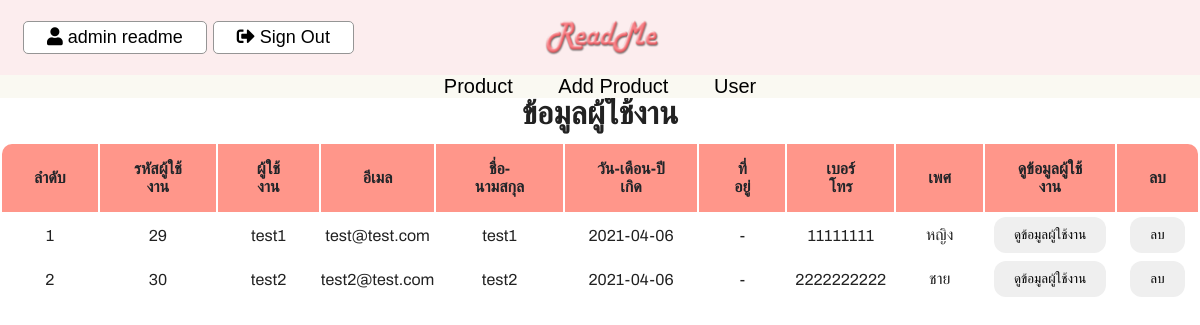
The page /admin_user.php (signed in) on the database its author committed.
### tables this page shows
CREATE TABLE `users` (
  `user_id` int(11) NOT NULL,
  `username` varchar(45) NOT NULL,
  `password` varchar(100) NOT NULL,
  `email` varchar(50) NOT NULL,
  `name_surname` varchar(100) NOT NULL,
  `birthday` date NOT NULL,
  `address` varchar(500) NOT NULL,
  `tel` varchar(11) NOT NULL,
  `gender` varchar(2) NOT NULL,
  `admin_id` varchar(10) NOT NULL
);

### admin_user.php (the view, shortened to what this page needs)
<!DOCTYPE html>
<html lang="en">
<head>
    <link rel="stylesheet" href="./css/admin.css">
    <link rel="stylesheet" href="https://pro.fontawesome.com/releases/v5.10.0/css/all.css">
    <?php
        include "./nav-admin.php";
        $count_n = 1;
        $sqlUser = "SELECT * FROM users WHERE admin_id = 0";
        $rsUser = mysqli_query($conn, $sqlUser);
    ?>
</head>
<body>
    <div class="main-table" style="padding-top: 8%;">
        <h1>ข้อมูลผู้ใช้งาน</h1>
        <table>
            <thead class="th-user-admin">
                <tr>
                    <th>ลำดับ</th>
                    <th>รหัสผู้ใช้งาน</th>
                    <th>ผู้ใช้งาน</th>
                    <th>อีเมล</th>
                    <th>ชื่อ-นามสกุล</th>
                    <th>วัน-เดือน-ปีเกิด</th>
                    <th>ที่อยู่</th>
                    <th>เบอร์โทร</th>
                    <th>เพศ</th>
                    <th>ดูข้อมูลผู้ใช้งาน</th>
                    <th>ลบ</th>
                </tr>
            </thead>
            <tbody>
                <?php while($row = mysqli_fetch_row($rsUser)){ ?>
                    <?php
                        switch($row[8]){
                            case 1:
                                $gender = "ชาย";
                                break;
                            case 2:
                                $gender = "หญิง";
                                break;
                        }
                    ?>
                    <tr>
                        <td><?php echo $count_n ?></td>
                        <td><?php echo $row[0] ?></td>
                        <td><?php echo $row[1] ?></td>
                        <td><?php echo $row[3] ?></td>
                        <td><?php echo $row[4] ?></td>
                        <td><?php echo $row[5] ?></td>
                        <td><?php echo $row[6] ?></td>
                        <td><?php echo $row[7] ?></td>
                        <td><?php echo $gender ?></td>
                        <td><a href="./admin_userinfo.php?user_id=<?php echo $row[0] ?>"><button>ดูข้อมูลผู้ใช้งาน</button></a></td>
                        <td><a href="./backend/admin_deleteuser.php?user_id=<?php echo $row[0] ?>" onclick="return confirm('คุณต้องการลบข้อมูลผู้ใช้คนนี้หรือไม่')"><button>ลบ</button></a></td>
                    </tr>
                    <?php $count_n++; ?>
                <?php } ?>
            </tbody>
        </table>
    </div>
</body>
</html>

### css/admin.css (style rules this page uses)
:root { --primaryColor: #f1f1f1; --black: #222; --black2: #555; --black3: #252525; --black4: #000; --black5: #212529; --orange: #eb0028; --white: #fff; --grey: #959595; --grey2: #666; --grey3: #ccc; --secondaryColor: #2b1f4d; --yellow: #ffc400; --green: #59b210; --blue: rgb(56, 10, 223); --banner: #fcedee; --pastel: #ff968a; --lightblue: rgb(49, 131, 255); }
body, input { font-size: 1.6rem; font-weight: 400; font-family: "Archivo", sans-serif; color: var(--black); }
table { text-align: center; }
thead { color: var(--black5); background-color: var(--pastel); }
th { padding: 1em 2em; }
.th-user-admin th:nth-child(1) { border-top-left-radius: 10px; }
.th-user-admin th:nth-child(11) { border-top-right-radius: 10px; }
h1 { margin-bottom: 10px; }
.main-table { display: flex; flex-direction: column; align-items: center; margin-bottom: 5%; }

### css/styles.css (style rules this page uses)
:root { --primaryColor: #f1f1f1; --black: #222; --black2: #555; --black3: #252525; --black4: #000; --black5: #212529; --orange: #eb0028; --white: #fff; --grey: #959595; --grey2: #666; --grey3: #ccc; --secondaryColor: #2b1f4d; --yellow: #ffc400; --green: #59b210; --blue: rgb(56, 10, 223); --banner: #fcedee; --pastel: #ff968a; --lightblue: rgb(49, 131, 255); }
* { margin: 0; padding: 0; box-sizing: inherit; }
html { font-size: 62.5%; box-sizing: border-box; scroll-behavior: smooth; }
body, input { font-size: 1.6rem; font-weight: 400; font-family: "Archivo", sans-serif; color: var(--black); }
a { text-decoration: none; }
button { margin: 0.3rem; padding: 1rem 2rem 1rem 2rem; border: 0; border-radius: 12px; }

### css/navbar.css (style rules this page uses)
:root { --primaryColor: #f1f1f1; --black: #222; --black2: #555; --black3: #252525; --black4: #000; --black5: #212529; --orange: #eb0028; --white: #fff; --grey: #959595; --grey2: #666; --grey3: #ccc; --secondaryColor: #2b1f4d; --yellow: #ffcc00; --green: #59b210; --blue: rgb(56, 10, 223); --banner: #fcedee; --pastel: #ff968a; }

### rows shown on the page
users: user_id "29", username "test1", email "test@test.com", name_surname "test1", birthday "2021-04-06", address "-", tel "11111111", gender "หญิง"
users: user_id "30", username "test2", email "test2@test.com", name_surname "test2", birthday "2021-04-06", address "-", tel "2222222222", gender "ชาย"

### other values the page prints
$fullname "admin readme"
